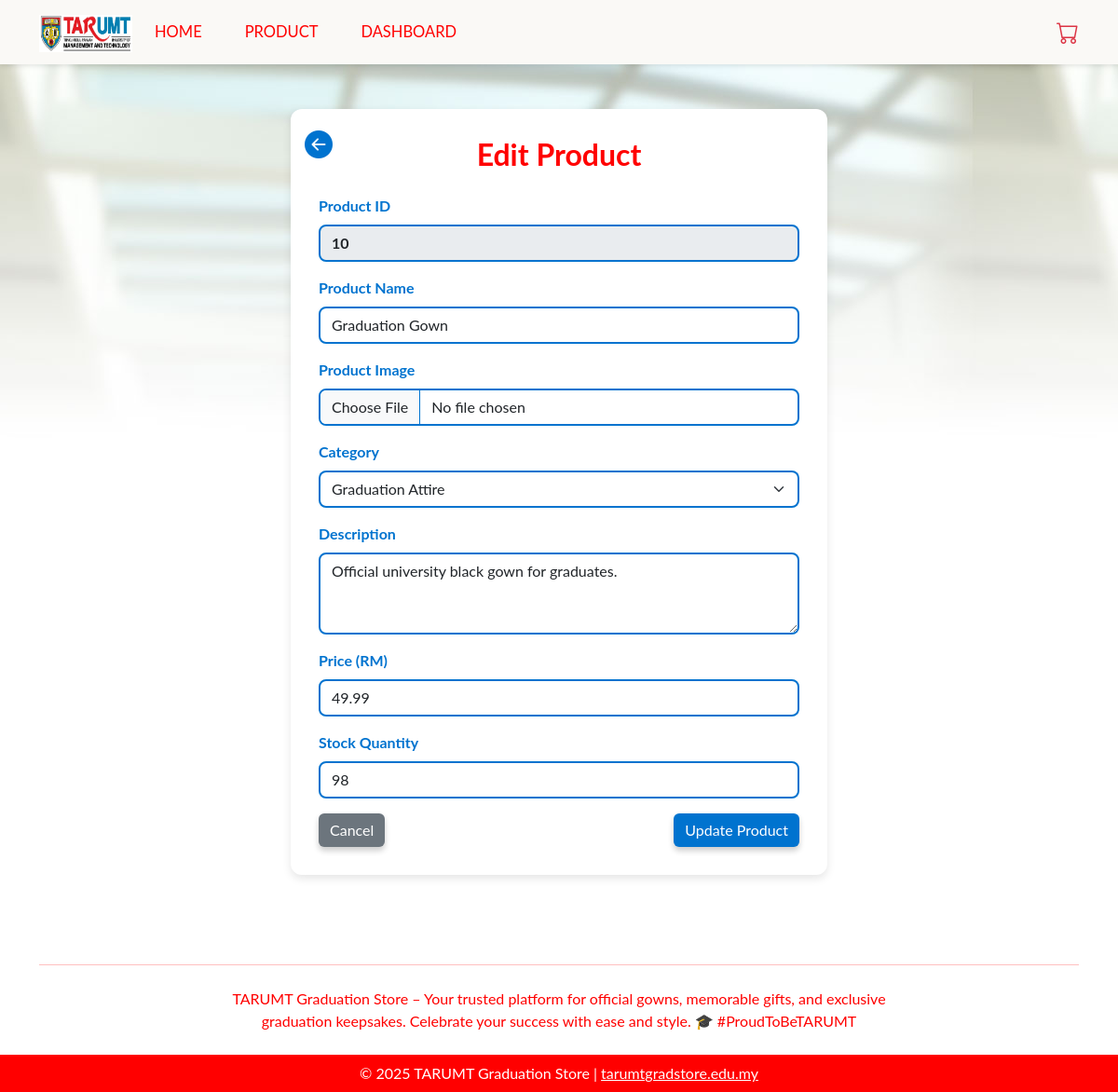
Page /PhpProject1/edit-product-form.php?id=10 on the committed database.
### tables this page shows
CREATE TABLE `product` (
  `product_id` int(5) NOT NULL,
  `product_name` varchar(40) NOT NULL,
  `category` varchar(30) NOT NULL,
  `description` text NOT NULL,
  `price` decimal(10,2) NOT NULL,
  `stock_quantity` int(10) NOT NULL,
  `image_url` varchar(100) NOT NULL
);

### PhpProject1/edit-product-form.php (the view, shortened to what this page needs)
<?php
include 'helper.php';
if (isset($_GET['id'])) {
    $productId = $_GET['id'];
    $stmt = $conn->prepare("SELECT * FROM product WHERE product_id = ?");
    $stmt->bind_param("s", $productId);
    $stmt->execute();
    $result = $stmt->get_result();
    if ($result->num_rows > 0) {
        $product = $result->fetch_assoc();
    } else {
        echo "Product not found!";
        exit;
    }
} else {
    echo "Product ID is missing!";
    exit;
}
?>
<!DOCTYPE html>
<html>
    <head>
        <link rel="stylesheet" href="https://cdn.jsdelivr.net/npm/bootstrap@5.3.1/dist/css/bootstrap.min.css">
        <link rel="stylesheet" href="https://cdn.jsdelivr.net/npm/bootstrap-icons/font/bootstrap-icons.css">
        <link rel="stylesheet" href="https://cdnjs.cloudflare.com/ajax/libs/font-awesome/6.4.2/css/all.min.css">
        <link rel="stylesheet" href="css/default.css"/>
        <link rel="stylesheet" href="css/nav.css"/>
        <link rel="stylesheet" href="css/form.css"/>
        <link rel="stylesheet" href="css/nav.css"/>
    </head>
    <body>
        <?php include 'nav.php'; ?>
        <div class="container mt-5 mb-5 col-md-6">
            <div class="edit-container">
                <a href="../product-table.php" class="return-btn">
                    <i class="bi bi-arrow-left-circle-fill"></i>
                </a>
                <h2 class="heading mb-4">Edit Product</h2>
                <form action="crud/update_product.php" method="POST" enctype="multipart/form-data">
                    <div class="mb-3">
                        <label class="form-label">Product ID</label>
                        <input type="text" class="form-control" name="product_id" value="<?php echo htmlspecialchars($product['product_id']); ?>" readonly>
                    </div>
                    <div class="mb-3">
                        <label class="form-label">Product Name</label>
                        <input type="text" class="form-control" name="product_name" value="<?php echo htmlspecialchars($product['product_name']); ?>" required>
                    </div>
                    <div class="mb-3">
                        <label class="form-label">Product Image</label>
                        <input type="file" class="form-control custom-file-input" name="product_image" accept="image/*">
                    </div>
                    <div class="mb-3">
                        <label class="form-label">Category</label>
                        <select class="form-select" name="category" required>
                            <option value="Graduation Attire" <?php echo ($product['category'] == 'Graduation Attire') ? 'selected' : ''; ?>>Graduation Attire</option>
                        </select>
                    </div>
                    <div class="mb-3">
                        <label class="form-label">Description</label>
                        <textarea class="form-control" name="description" rows="3" required><?php echo htmlspecialchars($product['description']); ?></textarea>
                    </div>
                    <div class="mb-3">
                        <label class="form-label">Price (RM)</label>
                        <input type="number" class="form-control" name="price" value="<?php echo htmlspecialchars($product['price']); ?>" step="0.01" required>
                    </div>
                    <div class="mb-3">
                        <label class="form-label">Stock Quantity</label>
                        <input type="number" class="form-control" name="stock" value="<?php echo htmlspecialchars($product['stock_quantity']); ?>" required>
                    </div>
                    <div class="d-flex justify-content-between">
                        <a href="product-table.php" class="btn btn-secondary">Cancel</a>
                        <button type="submit" class="btn btn-primary">Update Product</button>
                    </div>
                </form>
            </div>
        </div>
        <?php include 'footer.php'; ?>
    </body>
</html>

### PhpProject1/css/default.css (style rules this page uses)
body { font-family: "Lato", Helvetica, Arial, sans-serif; color: #666; background: url(../img/backgroud.jpg) repeat-x fixed; font-weight: 400; text-rendering: optimizeLegibility; }

### PhpProject1/css/nav.css (style rules this page uses)
.btn { box-shadow: 0 4px 6px rgba(0, 0, 0, 0.2); transition: all 0.3s ease-in-out; }

### PhpProject1/css/form.css (style rules this page uses)
.edit-container { background-color: #fff; border-radius: 12px; padding: 30px; box-shadow: 0px 4px 10px rgba(0, 0, 0, 0.1); position: relative; }
.return-btn { position: absolute; top: 15px; left: 15px; background-color: transparent; border: none; font-size: 30px; color: #0073cf; transition: 0.3s; }
.form-label { font-weight: bold; color: #0073cf; }
.form-control, .form-select { border: 2px solid #0073cf; border-radius: 8px; transition: 0.3s ease-in-out; }
.btn-primary { background-color: #0073cf; border: none; transition: 0.3s; }
.btn-secondary { background-color: #6c757d; border: none; }
.heading { color: red; font-weight: bold; text-align: center; }
.form-control[readonly] { background-color: #e9ecef; font-weight: bold; }
.custom-file-input { border: 2px solid #0073cf; border-radius: 8px; }

### rows in the picture
product: product_id "10", product_name "Graduation Gown", category "Graduation Attire", description "Official university black gown for graduates.", price "49.99", stock "98"
